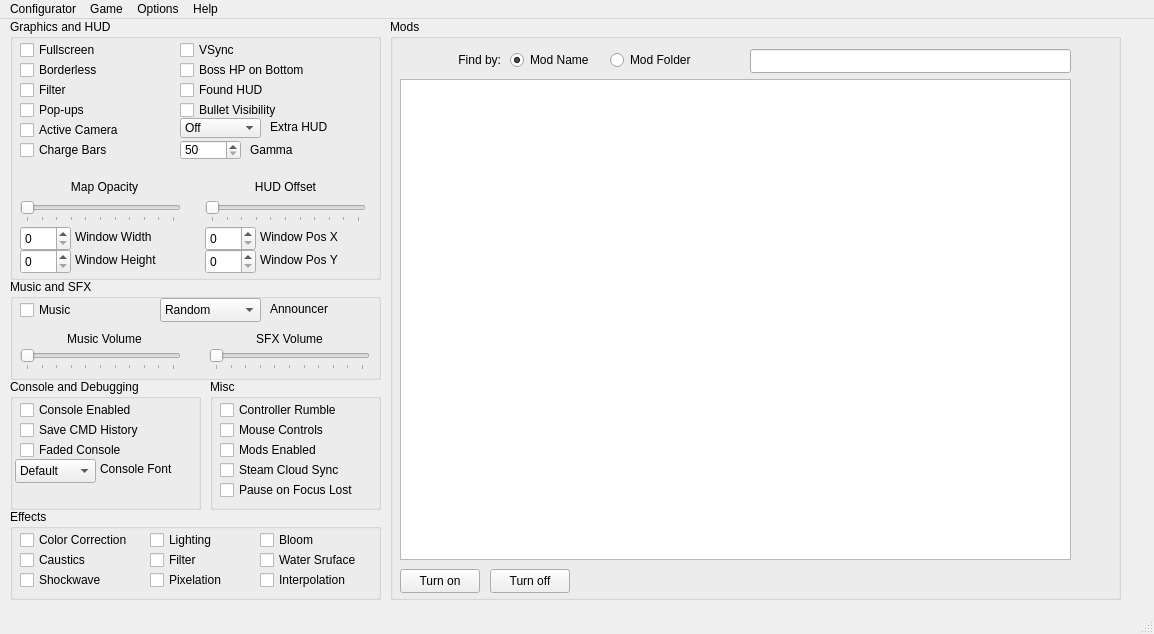
<?xml version="1.0" encoding="UTF-8"?>
<ui version="4.0">
 <class>MainWindow</class>
 <widget class="QMainWindow" name="MainWindow">
  <property name="geometry">
   <rect>
    <x>0</x>
    <y>0</y>
    <width>1154</width>
    <height>634</height>
   </rect>
  </property>
  <property name="minimumSize">
   <size>
    <width>1154</width>
    <height>634</height>
   </size>
  </property>
  <property name="windowTitle">
   <string notr="true">Isaac Configurator</string>
  </property>
  <property name="windowIcon">
   <iconset resource="icons.qrc">
    <normaloff>:/wrench.png</normaloff>:/wrench.png</iconset>
  </property>
  <property name="locale">
   <locale language="English" country="UnitedStates"/>
  </property>
  <widget class="QWidget" name="centralwidget">
   <widget class="QGroupBox" name="groupBox_GFX">
    <property name="geometry">
     <rect>
      <x>10</x>
      <y>0</y>
      <width>371</width>
      <height>261</height>
     </rect>
    </property>
    <property name="title">
     <string>Graphics and HUD</string>
    </property>
    <widget class="QSlider" name="horizontalSlider_HUD">
     <property name="geometry">
      <rect>
       <x>195</x>
       <y>182</y>
       <width>161</width>
       <height>21</height>
      </rect>
     </property>
     <property name="maximum">
      <number>10</number>
     </property>
     <property name="pageStep">
      <number>1</number>
     </property>
     <property name="orientation">
      <enum>Qt::Horizontal</enum>
     </property>
     <property name="invertedAppearance">
      <bool>false</bool>
     </property>
     <property name="invertedControls">
      <bool>false</bool>
     </property>
     <property name="tickPosition">
      <enum>QSlider::TicksBelow</enum>
     </property>
     <property name="tickInterval">
      <number>0</number>
     </property>
    </widget>
    <widget class="QCheckBox" name="checkBox_PopUp">
     <property name="geometry">
      <rect>
       <x>10</x>
       <y>80</y>
       <width>131</width>
       <height>22</height>
      </rect>
     </property>
     <property name="layoutDirection">
      <enum>Qt::LeftToRight</enum>
     </property>
     <property name="text">
      <string>Pop-ups</string>
     </property>
    </widget>
    <widget class="QCheckBox" name="checkBox_Fullscreen">
     <property name="geometry">
      <rect>
       <x>10</x>
       <y>20</y>
       <width>131</width>
       <height>22</height>
      </rect>
     </property>
     <property name="layoutDirection">
      <enum>Qt::LeftToRight</enum>
     </property>
     <property name="text">
      <string>Fullscreen</string>
     </property>
    </widget>
    <widget class="QCheckBox" name="checkBox_Filter">
     <property name="geometry">
      <rect>
       <x>10</x>
       <y>60</y>
       <width>131</width>
       <height>22</height>
      </rect>
     </property>
     <property name="layoutDirection">
      <enum>Qt::LeftToRight</enum>
     </property>
     <property name="text">
      <string>Filter</string>
     </property>
    </widget>
    <widget class="QCheckBox" name="checkBox_Camera">
     <property name="geometry">
      <rect>
       <x>10</x>
       <y>100</y>
       <width>131</width>
       <height>22</height>
      </rect>
     </property>
     <property name="layoutDirection">
      <enum>Qt::LeftToRight</enum>
     </property>
     <property name="text">
      <string>Active Camera</string>
     </property>
    </widget>
    <widget class="QLabel" name="label_HUD">
     <property name="geometry">
      <rect>
       <x>195</x>
       <y>157</y>
       <width>161</width>
       <height>21</height>
      </rect>
     </property>
     <property name="text">
      <string>HUD Offset</string>
     </property>
     <property name="alignment">
      <set>Qt::AlignCenter</set>
     </property>
    </widget>
    <widget class="QSpinBox" name="spinBox_Gamma">
     <property name="geometry">
      <rect>
       <x>170</x>
       <y>121</y>
       <width>61</width>
       <height>20</height>
      </rect>
     </property>
     <property name="suffix">
      <string/>
     </property>
     <property name="minimum">
      <number>50</number>
     </property>
     <property name="maximum">
      <number>150</number>
     </property>
    </widget>
    <widget class="QLabel" name="label_Gamma">
     <property name="geometry">
      <rect>
       <x>240</x>
       <y>120</y>
       <width>101</width>
       <height>21</height>
      </rect>
     </property>
     <property name="text">
      <string>Gamma</string>
     </property>
    </widget>
    <widget class="QSlider" name="horizontalSlider_Map">
     <property name="geometry">
      <rect>
       <x>10</x>
       <y>182</y>
       <width>161</width>
       <height>21</height>
      </rect>
     </property>
     <property name="maximum">
      <number>10</number>
     </property>
     <property name="pageStep">
      <number>1</number>
     </property>
     <property name="orientation">
      <enum>Qt::Horizontal</enum>
     </property>
     <property name="invertedAppearance">
      <bool>false</bool>
     </property>
     <property name="invertedControls">
      <bool>false</bool>
     </property>
     <property name="tickPosition">
      <enum>QSlider::TicksBelow</enum>
     </property>
     <property name="tickInterval">
      <number>0</number>
     </property>
    </widget>
    <widget class="QLabel" name="label_Map">
     <property name="geometry">
      <rect>
       <x>14</x>
       <y>157</y>
       <width>161</width>
       <height>21</height>
      </rect>
     </property>
     <property name="layoutDirection">
      <enum>Qt::LeftToRight</enum>
     </property>
     <property name="text">
      <string>Map Opacity</string>
     </property>
     <property name="alignment">
      <set>Qt::AlignCenter</set>
     </property>
    </widget>
    <widget class="QCheckBox" name="checkBox_ChargeBar">
     <property name="geometry">
      <rect>
       <x>10</x>
       <y>120</y>
       <width>131</width>
       <height>22</height>
      </rect>
     </property>
     <property name="layoutDirection">
      <enum>Qt::LeftToRight</enum>
     </property>
     <property name="text">
      <string>Charge Bars</string>
     </property>
    </widget>
    <widget class="QComboBox" name="comboBox_ExtraHUD">
     <property name="geometry">
      <rect>
       <x>170</x>
       <y>99</y>
       <width>81</width>
       <height>20</height>
      </rect>
     </property>
     <property name="layoutDirection">
      <enum>Qt::LeftToRight</enum>
     </property>
     <item>
      <property name="text">
       <string>Off</string>
      </property>
     </item>
     <item>
      <property name="text">
       <string>Normal</string>
      </property>
     </item>
     <item>
      <property name="text">
       <string>Mini</string>
      </property>
     </item>
    </widget>
    <widget class="QLabel" name="label">
     <property name="geometry">
      <rect>
       <x>260</x>
       <y>100</y>
       <width>91</width>
       <height>16</height>
      </rect>
     </property>
     <property name="text">
      <string>Extra HUD</string>
     </property>
    </widget>
    <widget class="QCheckBox" name="checkBox_FoundHUD">
     <property name="geometry">
      <rect>
       <x>170</x>
       <y>60</y>
       <width>141</width>
       <height>22</height>
      </rect>
     </property>
     <property name="layoutDirection">
      <enum>Qt::LeftToRight</enum>
     </property>
     <property name="text">
      <string>Found HUD</string>
     </property>
    </widget>
    <widget class="QCheckBox" name="checkBox_BossHPBot">
     <property name="geometry">
      <rect>
       <x>170</x>
       <y>40</y>
       <width>141</width>
       <height>22</height>
      </rect>
     </property>
     <property name="layoutDirection">
      <enum>Qt::LeftToRight</enum>
     </property>
     <property name="text">
      <string>Boss HP on Bottom</string>
     </property>
    </widget>
    <widget class="QCheckBox" name="checkBox_VSync">
     <property name="geometry">
      <rect>
       <x>170</x>
       <y>20</y>
       <width>141</width>
       <height>22</height>
      </rect>
     </property>
     <property name="layoutDirection">
      <enum>Qt::LeftToRight</enum>
     </property>
     <property name="text">
      <string>VSync</string>
     </property>
    </widget>
    <widget class="QCheckBox" name="checkBox_Borderless">
     <property name="enabled">
      <bool>true</bool>
     </property>
     <property name="geometry">
      <rect>
       <x>10</x>
       <y>40</y>
       <width>131</width>
       <height>22</height>
      </rect>
     </property>
     <property name="layoutDirection">
      <enum>Qt::LeftToRight</enum>
     </property>
     <property name="text">
      <string>Borderless</string>
     </property>
    </widget>
    <widget class="QCheckBox" name="checkBox_BulletVisibility">
     <property name="geometry">
      <rect>
       <x>170</x>
       <y>80</y>
       <width>141</width>
       <height>22</height>
      </rect>
     </property>
     <property name="layoutDirection">
      <enum>Qt::LeftToRight</enum>
     </property>
     <property name="text">
      <string>Bullet Visibility</string>
     </property>
    </widget>
    <widget class="QLabel" name="label_Width">
     <property name="geometry">
      <rect>
       <x>65</x>
       <y>207</y>
       <width>111</width>
       <height>21</height>
      </rect>
     </property>
     <property name="text">
      <string>Window Width</string>
     </property>
    </widget>
    <widget class="QLabel" name="label_Height">
     <property name="geometry">
      <rect>
       <x>65</x>
       <y>230</y>
       <width>111</width>
       <height>21</height>
      </rect>
     </property>
     <property name="text">
      <string>Window Height</string>
     </property>
    </widget>
    <widget class="QSpinBox" name="spinBox_Width">
     <property name="geometry">
      <rect>
       <x>10</x>
       <y>207</y>
       <width>51</width>
       <height>25</height>
      </rect>
     </property>
     <property name="minimum">
      <number>0</number>
     </property>
     <property name="maximum">
      <number>99999999</number>
     </property>
     <property name="value">
      <number>0</number>
     </property>
    </widget>
    <widget class="QSpinBox" name="spinBox_Height">
     <property name="geometry">
      <rect>
       <x>10</x>
       <y>230</y>
       <width>51</width>
       <height>25</height>
      </rect>
     </property>
     <property name="minimum">
      <number>0</number>
     </property>
     <property name="maximum">
      <number>99999999</number>
     </property>
     <property name="value">
      <number>0</number>
     </property>
    </widget>
    <widget class="QLabel" name="label_PosX">
     <property name="geometry">
      <rect>
       <x>250</x>
       <y>207</y>
       <width>101</width>
       <height>21</height>
      </rect>
     </property>
     <property name="text">
      <string>Window Pos X</string>
     </property>
    </widget>
    <widget class="QSpinBox" name="spinBox_PosX">
     <property name="geometry">
      <rect>
       <x>195</x>
       <y>207</y>
       <width>51</width>
       <height>25</height>
      </rect>
     </property>
     <property name="minimum">
      <number>0</number>
     </property>
     <property name="maximum">
      <number>99999999</number>
     </property>
     <property name="value">
      <number>0</number>
     </property>
    </widget>
    <widget class="QSpinBox" name="spinBox_PosY">
     <property name="geometry">
      <rect>
       <x>195</x>
       <y>230</y>
       <width>51</width>
       <height>25</height>
      </rect>
     </property>
     <property name="minimum">
      <number>0</number>
     </property>
     <property name="maximum">
      <number>99999999</number>
     </property>
     <property name="value">
      <number>0</number>
     </property>
    </widget>
    <widget class="QLabel" name="label_PosY">
     <property name="geometry">
      <rect>
       <x>250</x>
       <y>230</y>
       <width>101</width>
       <height>21</height>
      </rect>
     </property>
     <property name="text">
      <string>Window Pos Y</string>
     </property>
    </widget>
   </widget>
   <widget class="QGroupBox" name="groupBox_Console">
    <property name="geometry">
     <rect>
      <x>10</x>
      <y>360</y>
      <width>191</width>
      <height>131</height>
     </rect>
    </property>
    <property name="title">
     <string>Console and Debugging</string>
    </property>
    <widget class="QCheckBox" name="checkBox_FadeConsole">
     <property name="geometry">
      <rect>
       <x>10</x>
       <y>60</y>
       <width>171</width>
       <height>22</height>
      </rect>
     </property>
     <property name="layoutDirection">
      <enum>Qt::LeftToRight</enum>
     </property>
     <property name="text">
      <string>Faded Console</string>
     </property>
    </widget>
    <widget class="QCheckBox" name="checkBox_SaveCMDHistory">
     <property name="geometry">
      <rect>
       <x>10</x>
       <y>40</y>
       <width>171</width>
       <height>22</height>
      </rect>
     </property>
     <property name="layoutDirection">
      <enum>Qt::LeftToRight</enum>
     </property>
     <property name="text">
      <string>Save CMD History</string>
     </property>
    </widget>
    <widget class="QComboBox" name="comboBox_ConsoleFont">
     <property name="geometry">
      <rect>
       <x>5</x>
       <y>80</y>
       <width>81</width>
       <height>24</height>
      </rect>
     </property>
     <property name="layoutDirection">
      <enum>Qt::LeftToRight</enum>
     </property>
     <item>
      <property name="text">
       <string>Default</string>
      </property>
     </item>
     <item>
      <property name="text">
       <string>Small</string>
      </property>
     </item>
     <item>
      <property name="text">
       <string>Tiny</string>
      </property>
     </item>
    </widget>
    <widget class="QLabel" name="label_ConsoleFont">
     <property name="geometry">
      <rect>
       <x>90</x>
       <y>80</y>
       <width>91</width>
       <height>20</height>
      </rect>
     </property>
     <property name="text">
      <string>Console Font</string>
     </property>
    </widget>
    <widget class="QCheckBox" name="checkBox_ConsoleEnabled">
     <property name="geometry">
      <rect>
       <x>10</x>
       <y>20</y>
       <width>171</width>
       <height>22</height>
      </rect>
     </property>
     <property name="layoutDirection">
      <enum>Qt::LeftToRight</enum>
     </property>
     <property name="text">
      <string>Console Enabled</string>
     </property>
    </widget>
   </widget>
   <widget class="QGroupBox" name="groupBox_SFX">
    <property name="geometry">
     <rect>
      <x>10</x>
      <y>260</y>
      <width>371</width>
      <height>101</height>
     </rect>
    </property>
    <property name="title">
     <string>Music and SFX</string>
    </property>
    <widget class="QSlider" name="horizontalSlider_Music">
     <property name="geometry">
      <rect>
       <x>10</x>
       <y>70</y>
       <width>161</width>
       <height>21</height>
      </rect>
     </property>
     <property name="maximum">
      <number>10</number>
     </property>
     <property name="pageStep">
      <number>1</number>
     </property>
     <property name="orientation">
      <enum>Qt::Horizontal</enum>
     </property>
     <property name="invertedAppearance">
      <bool>false</bool>
     </property>
     <property name="invertedControls">
      <bool>false</bool>
     </property>
     <property name="tickPosition">
      <enum>QSlider::TicksBelow</enum>
     </property>
     <property name="tickInterval">
      <number>0</number>
     </property>
    </widget>
    <widget class="QCheckBox" name="checkBox_Music">
     <property name="geometry">
      <rect>
       <x>10</x>
       <y>20</y>
       <width>111</width>
       <height>22</height>
      </rect>
     </property>
     <property name="layoutDirection">
      <enum>Qt::LeftToRight</enum>
     </property>
     <property name="text">
      <string>Music</string>
     </property>
    </widget>
    <widget class="QLabel" name="label_MusicVol">
     <property name="geometry">
      <rect>
       <x>14</x>
       <y>50</y>
       <width>161</width>
       <height>20</height>
      </rect>
     </property>
     <property name="text">
      <string>Music Volume</string>
     </property>
     <property name="alignment">
      <set>Qt::AlignCenter</set>
     </property>
    </widget>
    <widget class="QLabel" name="label_SFXVol">
     <property name="geometry">
      <rect>
       <x>199</x>
       <y>50</y>
       <width>161</width>
       <height>20</height>
      </rect>
     </property>
     <property name="text">
      <string>SFX Volume</string>
     </property>
     <property name="alignment">
      <set>Qt::AlignCenter</set>
     </property>
    </widget>
    <widget class="QSlider" name="horizontalSlider_SFX">
     <property name="geometry">
      <rect>
       <x>199</x>
       <y>70</y>
       <width>161</width>
       <height>21</height>
      </rect>
     </property>
     <property name="maximum">
      <number>10</number>
     </property>
     <property name="pageStep">
      <number>1</number>
     </property>
     <property name="orientation">
      <enum>Qt::Horizontal</enum>
     </property>
     <property name="invertedAppearance">
      <bool>false</bool>
     </property>
     <property name="invertedControls">
      <bool>false</bool>
     </property>
     <property name="tickPosition">
      <enum>QSlider::TicksBelow</enum>
     </property>
     <property name="tickInterval">
      <number>0</number>
     </property>
    </widget>
    <widget class="QLabel" name="label_Announcer">
     <property name="geometry">
      <rect>
       <x>260</x>
       <y>20</y>
       <width>101</width>
       <height>20</height>
      </rect>
     </property>
     <property name="text">
      <string>Announcer</string>
     </property>
    </widget>
    <widget class="QComboBox" name="comboBox_Announcer">
     <property name="geometry">
      <rect>
       <x>150</x>
       <y>19</y>
       <width>101</width>
       <height>24</height>
      </rect>
     </property>
     <property name="layoutDirection">
      <enum>Qt::LeftToRight</enum>
     </property>
     <item>
      <property name="text">
       <string>Random</string>
      </property>
     </item>
     <item>
      <property name="text">
       <string>Off</string>
      </property>
     </item>
     <item>
      <property name="text">
       <string>Always</string>
      </property>
     </item>
    </widget>
   </widget>
   <widget class="QGroupBox" name="groupBox_Misc">
    <property name="geometry">
     <rect>
      <x>210</x>
      <y>360</y>
      <width>171</width>
      <height>131</height>
     </rect>
    </property>
    <property name="title">
     <string>Misc</string>
    </property>
    <widget class="QCheckBox" name="checkBox_Rumble">
     <property name="geometry">
      <rect>
       <x>10</x>
       <y>20</y>
       <width>151</width>
       <height>22</height>
      </rect>
     </property>
     <property name="text">
      <string>Controller Rumble</string>
     </property>
    </widget>
    <widget class="QCheckBox" name="checkBox_Mouse">
     <property name="geometry">
      <rect>
       <x>10</x>
       <y>40</y>
       <width>151</width>
       <height>22</height>
      </rect>
     </property>
     <property name="text">
      <string>Mouse Controls</string>
     </property>
    </widget>
    <widget class="QCheckBox" name="checkBox_Pause">
     <property name="geometry">
      <rect>
       <x>10</x>
       <y>100</y>
       <width>151</width>
       <height>22</height>
      </rect>
     </property>
     <property name="text">
      <string>Pause on Focus Lost</string>
     </property>
    </widget>
    <widget class="QCheckBox" name="checkBox_Steam">
     <property name="geometry">
      <rect>
       <x>10</x>
       <y>80</y>
       <width>151</width>
       <height>22</height>
      </rect>
     </property>
     <property name="text">
      <string>Steam Cloud Sync</string>
     </property>
    </widget>
    <widget class="QCheckBox" name="checkBox_ModsEnabled">
     <property name="geometry">
      <rect>
       <x>10</x>
       <y>60</y>
       <width>151</width>
       <height>22</height>
      </rect>
     </property>
     <property name="text">
      <string>Mods Enabled</string>
     </property>
    </widget>
   </widget>
   <widget class="QGroupBox" name="groupModsBox">
    <property name="geometry">
     <rect>
      <x>390</x>
      <y>0</y>
      <width>731</width>
      <height>581</height>
     </rect>
    </property>
    <property name="title">
     <string>Mods</string>
    </property>
    <widget class="QPushButton" name="deactivateButton">
     <property name="geometry">
      <rect>
       <x>100</x>
       <y>550</y>
       <width>80</width>
       <height>24</height>
      </rect>
     </property>
     <property name="text">
      <string>Turn off</string>
     </property>
    </widget>
    <widget class="QPushButton" name="activateButton">
     <property name="geometry">
      <rect>
       <x>10</x>
       <y>550</y>
       <width>80</width>
       <height>24</height>
      </rect>
     </property>
     <property name="text">
      <string>Turn on</string>
     </property>
    </widget>
    <widget class="QTableWidget" name="tableMods">
     <property name="geometry">
      <rect>
       <x>10</x>
       <y>60</y>
       <width>671</width>
       <height>481</height>
      </rect>
     </property>
    </widget>
    <widget class="QLineEdit" name="lineEdit">
     <property name="geometry">
      <rect>
       <x>360</x>
       <y>30</y>
       <width>321</width>
       <height>24</height>
      </rect>
     </property>
    </widget>
    <widget class="QRadioButton" name="modRadioButton_Name">
     <property name="geometry">
      <rect>
       <x>120</x>
       <y>30</y>
       <width>101</width>
       <height>22</height>
      </rect>
     </property>
     <property name="text">
      <string>Mod Name</string>
     </property>
     <property name="checked">
      <bool>true</bool>
     </property>
     <attribute name="buttonGroup">
      <string notr="true">modsButtonGroup</string>
     </attribute>
    </widget>
    <widget class="QRadioButton" name="modRadioButton_Folder">
     <property name="geometry">
      <rect>
       <x>220</x>
       <y>30</y>
       <width>101</width>
       <height>22</height>
      </rect>
     </property>
     <property name="text">
      <string>Mod Folder</string>
     </property>
     <attribute name="buttonGroup">
      <string notr="true">modsButtonGroup</string>
     </attribute>
    </widget>
    <widget class="QLabel" name="label_FindBy">
     <property name="geometry">
      <rect>
       <x>10</x>
       <y>30</y>
       <width>101</width>
       <height>21</height>
      </rect>
     </property>
     <property name="text">
      <string>Find by:</string>
     </property>
     <property name="alignment">
      <set>Qt::AlignRight|Qt::AlignTrailing|Qt::AlignVCenter</set>
     </property>
    </widget>
   </widget>
   <widget class="QGroupBox" name="groupBox_Effects">
    <property name="geometry">
     <rect>
      <x>10</x>
      <y>490</y>
      <width>371</width>
      <height>91</height>
     </rect>
    </property>
    <property name="title">
     <string>Effects</string>
    </property>
    <widget class="QCheckBox" name="checkBox_ColorCorrection">
     <property name="geometry">
      <rect>
       <x>10</x>
       <y>20</y>
       <width>111</width>
       <height>22</height>
      </rect>
     </property>
     <property name="text">
      <string>Color Correction</string>
     </property>
    </widget>
    <widget class="QCheckBox" name="checkBox_Caustics">
     <property name="geometry">
      <rect>
       <x>10</x>
       <y>40</y>
       <width>111</width>
       <height>22</height>
      </rect>
     </property>
     <property name="text">
      <string>Caustics</string>
     </property>
    </widget>
    <widget class="QCheckBox" name="checkBox_Shockwave">
     <property name="geometry">
      <rect>
       <x>10</x>
       <y>60</y>
       <width>111</width>
       <height>22</height>
      </rect>
     </property>
     <property name="text">
      <string>Shockwave</string>
     </property>
    </widget>
    <widget class="QCheckBox" name="checkBox_Lighting">
     <property name="geometry">
      <rect>
       <x>140</x>
       <y>20</y>
       <width>101</width>
       <height>22</height>
      </rect>
     </property>
     <property name="text">
      <string>Lighting</string>
     </property>
    </widget>
    <widget class="QCheckBox" name="checkBox_EffectsFilter">
     <property name="geometry">
      <rect>
       <x>140</x>
       <y>40</y>
       <width>101</width>
       <height>22</height>
      </rect>
     </property>
     <property name="text">
      <string>Filter</string>
     </property>
    </widget>
    <widget class="QCheckBox" name="checkBox_Pixelation">
     <property name="geometry">
      <rect>
       <x>140</x>
       <y>60</y>
       <width>101</width>
       <height>22</height>
      </rect>
     </property>
     <property name="text">
      <string>Pixelation</string>
     </property>
    </widget>
    <widget class="QCheckBox" name="checkBox_Bloom">
     <property name="geometry">
      <rect>
       <x>250</x>
       <y>20</y>
       <width>111</width>
       <height>22</height>
      </rect>
     </property>
     <property name="text">
      <string>Bloom</string>
     </property>
    </widget>
    <widget class="QCheckBox" name="checkBox_WaterSurface">
     <property name="geometry">
      <rect>
       <x>250</x>
       <y>40</y>
       <width>111</width>
       <height>22</height>
      </rect>
     </property>
     <property name="text">
      <string>Water Sruface</string>
     </property>
    </widget>
    <widget class="QCheckBox" name="checkBox_Interpolation">
     <property name="geometry">
      <rect>
       <x>250</x>
       <y>60</y>
       <width>111</width>
       <height>22</height>
      </rect>
     </property>
     <property name="text">
      <string>Interpolation</string>
     </property>
    </widget>
   </widget>
  </widget>
  <widget class="QStatusBar" name="statusbar">
   <property name="enabled">
    <bool>true</bool>
   </property>
  </widget>
  <widget class="QMenuBar" name="menubar">
   <property name="geometry">
    <rect>
     <x>0</x>
     <y>0</y>
     <width>1154</width>
     <height>21</height>
    </rect>
   </property>
   <widget class="QMenu" name="menuFile">
    <property name="title">
     <string>Configurator</string>
    </property>
    <addaction name="actionFind_game_folder"/>
    <addaction name="actionSyncMods"/>
    <addaction name="actionSyncOptions"/>
    <addaction name="actionExit"/>
   </widget>
   <widget class="QMenu" name="menuGame">
    <property name="title">
     <string>Game</string>
    </property>
    <addaction name="actionStartGame"/>
    <addaction name="actionCloseGame"/>
   </widget>
   <widget class="QMenu" name="menuOptions">
    <property name="title">
     <string>Options</string>
    </property>
    <widget class="QMenu" name="menuLanguage">
     <property name="title">
      <string>Language</string>
     </property>
     <addaction name="actionEnglish"/>
    </widget>
    <addaction name="menuLanguage"/>
   </widget>
   <widget class="QMenu" name="menuHelp">
    <property name="title">
     <string>Help</string>
    </property>
    <addaction name="actionAbout"/>
   </widget>
   <addaction name="menuFile"/>
   <addaction name="menuGame"/>
   <addaction name="menuOptions"/>
   <addaction name="menuHelp"/>
  </widget>
  <action name="actionSyncMods">
   <property name="text">
    <string>Check mods</string>
   </property>
   <property name="toolTip">
    <string>Resyncs states of mods</string>
   </property>
   <property name="shortcut">
    <string>Ctrl+R</string>
   </property>
  </action>
  <action name="actionExit">
   <property name="text">
    <string>Exit</string>
   </property>
   <property name="toolTip">
    <string>Close the app</string>
   </property>
   <property name="shortcut">
    <string>Esc</string>
   </property>
  </action>
  <action name="actionSyncOptions">
   <property name="text">
    <string>Sync options.ini</string>
   </property>
   <property name="toolTip">
    <string>Sync changes in options.ini</string>
   </property>
   <property name="shortcut">
    <string>Ctrl+S</string>
   </property>
  </action>
  <action name="actionStartGame">
   <property name="text">
    <string>Start</string>
   </property>
   <property name="toolTip">
    <string>Start the game</string>
   </property>
   <property name="shortcut">
    <string>Ctrl+Shift+S</string>
   </property>
  </action>
  <action name="actionCloseGame">
   <property name="text">
    <string>Close</string>
   </property>
   <property name="toolTip">
    <string>Close the game</string>
   </property>
   <property name="shortcut">
    <string>Ctrl+Shift+C</string>
   </property>
  </action>
  <action name="actionFind_game_folder">
   <property name="text">
    <string>Open game folder</string>
   </property>
   <property name="toolTip">
    <string>Open game install folder</string>
   </property>
   <property name="shortcut">
    <string>Ctrl+O</string>
   </property>
  </action>
  <action name="actionEnglish">
   <property name="checkable">
    <bool>true</bool>
   </property>
   <property name="checked">
    <bool>true</bool>
   </property>
   <property name="text">
    <string>English</string>
   </property>
  </action>
  <action name="actionAbout">
   <property name="text">
    <string>About</string>
   </property>
  </action>
 </widget>
 <resources>
  <include location="icons.qrc"/>
 </resources>
 <connections/>
 <buttongroups>
  <buttongroup name="modsButtonGroup"/>
 </buttongroups>
</ui>
